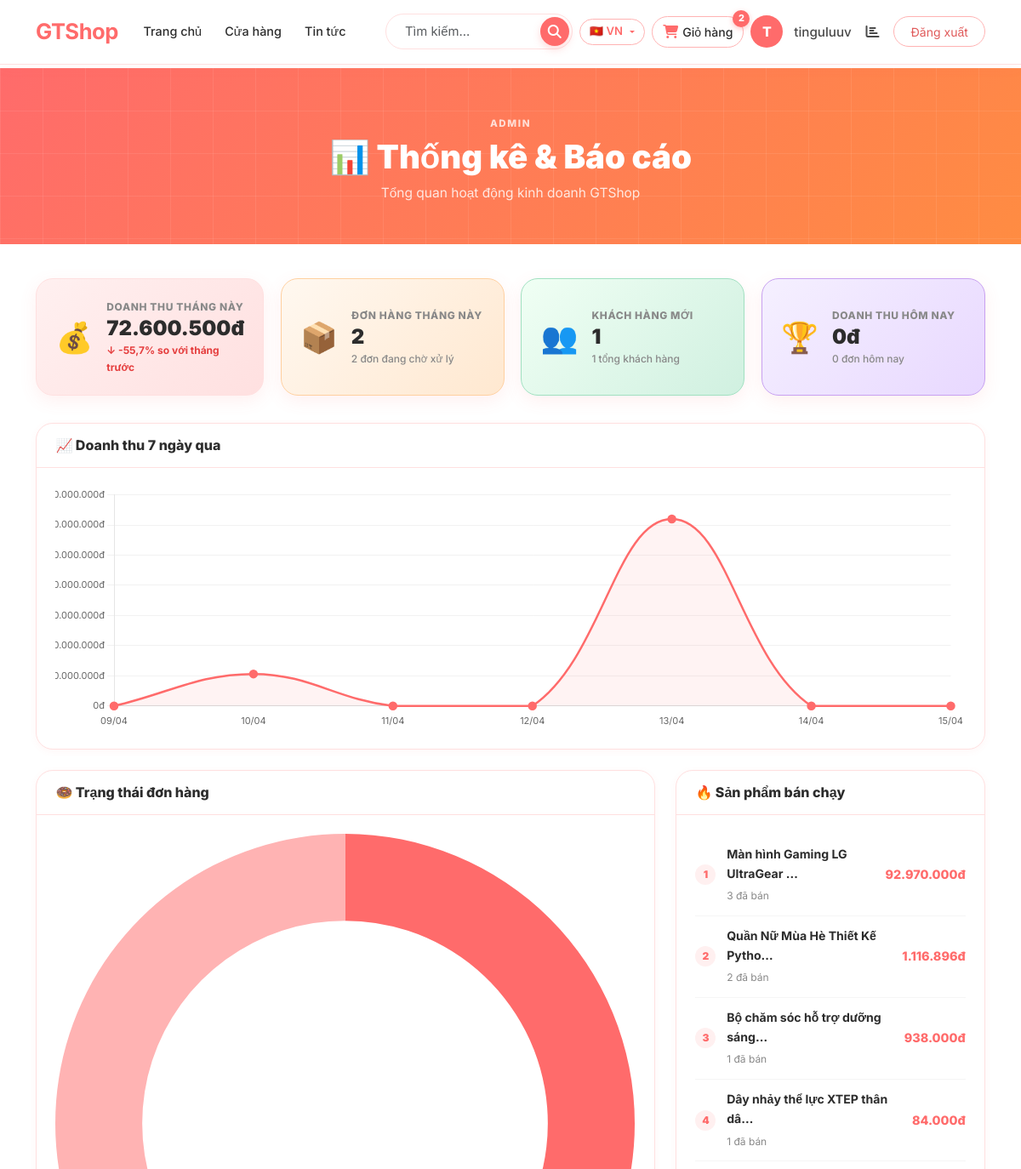
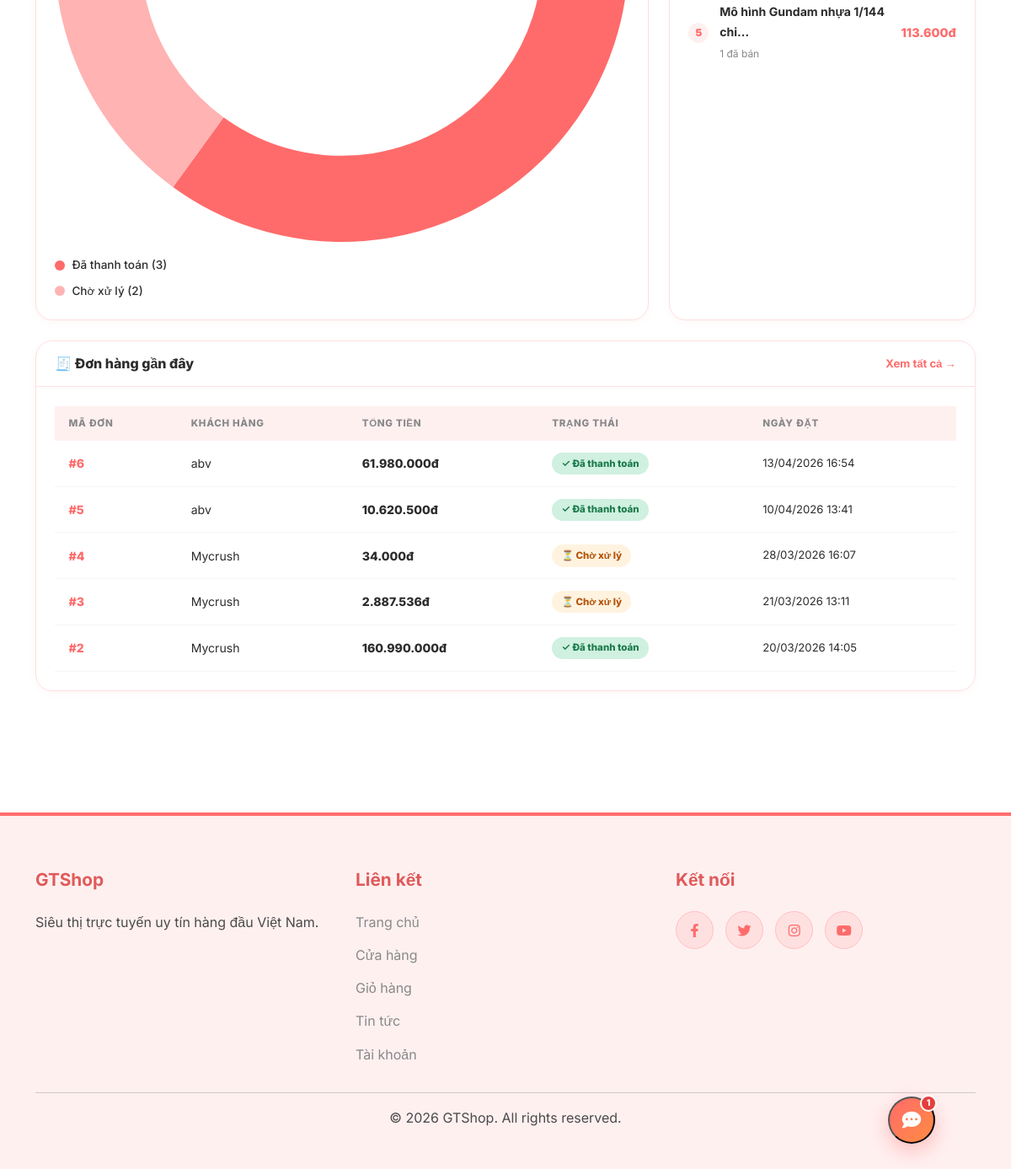
The page /stats/ (signed in) on the database its author committed (2 pictures, top to bottom).
### carts/models.py (models this page shows, shortened)
class Order(models.Model):
    user         = models.ForeignKey(User, on_delete=models.CASCADE)
    full_name    = models.CharField(max_length=100, verbose_name="Họ tên")
    phone        = models.CharField(max_length=20, verbose_name="Số điện thoại")
    address      = models.TextField(verbose_name="Địa chỉ")
    total        = models.DecimalField(max_digits=10, decimal_places=0, default=0, verbose_name="Tổng tiền")
    shipping_fee = models.DecimalField(max_digits=10, decimal_places=0, default=0, verbose_name="Phí vận chuyển")
    paid         = models.BooleanField(default=False, verbose_name="Đã thanh toán")
    created      = models.DateTimeField(auto_now_add=True, verbose_name="Ngày tạo")
    class Meta:
        verbose_name = "Đơn hàng"
        verbose_name_plural = "Đơn hàng"

### carts/stats_views.py (the view)
# urls.py: path('', stats_dashboard, name='stats_dashboard'),
@staff_member_required  # Chỉ admin/staff mới xem được
def stats_dashboard(request):
    today     = timezone.now().date()
    this_month_start = today.replace(day=1)
    last_month_start = (this_month_start - timedelta(days=1)).replace(day=1)
    last_month_end   = this_month_start - timedelta(days=1)
    revenue_today = Order.objects.filter(
        created__date=today
    ).aggregate(total=Sum('total'))['total'] or 0
    orders_today = Order.objects.filter(created__date=today).count()
    revenue_month = Order.objects.filter(
        created__date__gte=this_month_start
    ).aggregate(total=Sum('total'))['total'] or 0
    orders_month = Order.objects.filter(
        created__date__gte=this_month_start
    ).count()
    revenue_last_month = Order.objects.filter(
        created__date__gte=last_month_start,
        created__date__lte=last_month_end
    ).aggregate(total=Sum('total'))['total'] or 0
    if revenue_last_month > 0:
        revenue_growth = ((revenue_month - revenue_last_month) / revenue_last_month) * 100
    else:
        revenue_growth = 100.0
    orders_paid    = Order.objects.filter(paid=True).count()
    orders_pending = Order.objects.filter(paid=False).count()
    from django.contrib.auth.models import User
    total_users     = User.objects.filter(is_staff=False).count()
    new_users_month = User.objects.filter(
        date_joined__date__gte=this_month_start,
        is_staff=False
    ).count()
    top_products = OrderItem.objects.values(
        'product__name'
    ).annotate(
        total_qty=Sum('quantity'),
        total_revenue=Sum(F('quantity') * F('price'))
    ).order_by('-total_qty')[:5]
    revenue_labels = []
    revenue_data   = []
    for i in range(6, -1, -1):
        d = today - timedelta(days=i)
        label = d.strftime('%d/%m')
        rev = Order.objects.filter(
            created__date=d
        ).aggregate(total=Sum('total'))['total'] or 0
        revenue_labels.append(label)
        revenue_data.append(float(rev))
    recent_orders = Order.objects.select_related('user').order_by('-created')[:10]
    context = {
        'revenue_today':    revenue_today,
        'orders_today':     orders_today,
        'revenue_month':    revenue_month,
        'orders_month':     orders_month,
        'revenue_growth':   revenue_growth,
        'orders_paid':      orders_paid,
        'orders_pending':   orders_pending,
        'total_users':      total_users,
        'new_users_month':  new_users_month,
        'top_products':     top_products,
        'recent_orders':    recent_orders,
        'revenue_labels':   json.dumps(revenue_labels),
        'revenue_data':     json.dumps(revenue_data),
    }
    return render(request, 'stats/dashboard.html', context)

### GTshop/context_processors.py (called while the page is built)
def cart_count(request):
    cart = request.session.get('cart', {})
    count = sum(item['quantity'] for item in cart.values())
    return {'cart_count': count}

def lang_list(request):
    return {
        'lang_list': [
            ('vi',      '🇻🇳', 'Tiếng Việt'),
            ('en',      '🇺🇸', 'English'),
            ('zh-hans', '🇨🇳', '中文'),
            ('ja',      '🇯🇵', '日本語'),
            ('ru',      '🇷🇺', 'Русский'),
            ('km',      '🇰🇭', 'ភាសាខ្មែរ'),
        ]
    }

### store/templatetags/store_filters.py (called while the page is built)
@register.filter
def currency(value):
    try:
        v = int(value)
        return f"{v:,}đ".replace(',', '.')
    except (TypeError, ValueError):
        return str(value)

### templates/stats/dashboard.html (shortened to what this page needs)
{% extends 'base.html' %}
{% load i18n %}
{% load store_filters %}
{% block content %}
<div class="page-header">
  <div class="container">
    <p class="page-header-eyebrow">Admin</p>
    <h1 class="page-header-title">📊 {% trans "Thống kê & Báo cáo" %}</h1>
    <p class="page-header-subtitle">{% trans "Tổng quan hoạt động kinh doanh GTShop" %}</p>
  </div>
</div>
<div class="container stats-container">
  <div class="stats-kpi-grid">
    <div class="kpi-card kpi-card--pink">
      <div class="kpi-icon">💰</div>
      <div class="kpi-body">
        <span class="kpi-label">{% trans "Doanh thu tháng này" %}</span>
        <span class="kpi-value">{{ revenue_month|currency }}</span>
        <span class="kpi-sub {% if revenue_growth >= 0 %}kpi-sub--up{% else %}kpi-sub--down{% endif %}">
          {% if revenue_growth >= 0 %}↑{% else %}↓{% endif %}
          {{ revenue_growth|floatformat:1 }}% {% trans "so với tháng trước" %}
        </span>
      </div>
    </div>
    <div class="kpi-card kpi-card--orange">
      <div class="kpi-icon">📦</div>
      <div class="kpi-body">
        <span class="kpi-label">{% trans "Đơn hàng tháng này" %}</span>
        <span class="kpi-value">{{ orders_month }}</span>
        <span class="kpi-sub">{{ orders_pending }} {% trans "đơn đang chờ xử lý" %}</span>
      </div>
    </div>
    <div class="kpi-card kpi-card--green">
      <div class="kpi-icon">👥</div>
      <div class="kpi-body">
        <span class="kpi-label">{% trans "Khách hàng mới" %}</span>
        <span class="kpi-value">{{ new_users_month }}</span>
        <span class="kpi-sub">{{ total_users }} {% trans "tổng khách hàng" %}</span>
      </div>
    </div>
    <div class="kpi-card kpi-card--purple">
      <div class="kpi-icon">🏆</div>
      <div class="kpi-body">
        <span class="kpi-label">{% trans "Doanh thu hôm nay" %}</span>
        <span class="kpi-value">{{ revenue_today|currency }}</span>
        <span class="kpi-sub">{{ orders_today }} {% trans "đơn hôm nay" %}</span>
      </div>
    </div>
  </div>
  <div class="stats-main-grid">
    <div class="stats-card stats-card--wide">
      <div class="stats-card-header">
        <h3 class="stats-card-title">📈 {% trans "Doanh thu 7 ngày qua" %}</h3>
      </div>
      <div class="stats-card-body">
        <canvas id="revenueChart" height="80"></canvas>
      </div>
    </div>
    <div class="stats-card">
      <div class="stats-card-header">
        <h3 class="stats-card-title">🍩 {% trans "Trạng thái đơn hàng" %}</h3>
      </div>
      <div class="stats-card-body">
        <canvas id="statusChart" height="180"></canvas>
        <div class="pie-legend">
          <div class="pie-legend-item">
            <span class="pie-dot pie-dot--paid"></span>
            {% trans "Đã thanh toán" %} ({{ orders_paid }})
          </div>
          <div class="pie-legend-item">
            <span class="pie-dot pie-dot--pending"></span>
            {% trans "Chờ xử lý" %} ({{ orders_pending }})
          </div>
        </div>
      </div>
    </div>
    <div class="stats-card">
      <div class="stats-card-header">
        <h3 class="stats-card-title">🔥 {% trans "Sản phẩm bán chạy" %}</h3>
      </div>
      <div class="stats-card-body">
        {% for item in top_products %}
        <div class="top-product-row">
          <span class="top-product-rank">{{ forloop.counter }}</span>
          <div class="top-product-info">
            <span class="top-product-name">{{ item.product__name|truncatechars:30 }}</span>
            <span class="top-product-qty">{{ item.total_qty }} {% trans "đã bán" %}</span>
          </div>
          <span class="top-product-revenue">{{ item.total_revenue|currency }}</span>
        </div>
        {% empty %}
        <p class="text-muted text-center py-3">{% trans "Chưa có dữ liệu" %}</p>
        {% endfor %}
      </div>
    </div>
    <div class="stats-card stats-card--wide">
      <div class="stats-card-header">
        <h3 class="stats-card-title">🧾 {% trans "Đơn hàng gần đây" %}</h3>
        <a href="/admin/carts/order/" class="stats-card-link">{% trans "Xem tất cả" %} →</a>
      </div>
      <div class="stats-card-body">
        <div class="stats-table-wrap">
          <table class="stats-table">
            <thead>
              <tr>
                <th>{% trans "Mã đơn" %}</th>
                <th>{% trans "Khách hàng" %}</th>
                <th>{% trans "Tổng tiền" %}</th>
                <th>{% trans "Trạng thái" %}</th>
                <th>{% trans "Ngày đặt" %}</th>
              </tr>
            </thead>
            <tbody>
              {% for order in recent_orders %}
              <tr>
                <td><span class="order-id">#{{ order.id }}</span></td>
                <td>{{ order.user.username }}</td>
                <td class="order-amount">{{ order.total|currency }}</td>
                <td>
                  {% if order.paid %}
                    <span class="status-badge status-badge--paid">✓ {% trans "Đã thanh toán" %}</span>
                  {% else %}
                    <span class="status-badge status-badge--pending">⏳ {% trans "Chờ xử lý" %}</span>
                  {% endif %}
                </td>
                <td class="order-date">{{ order.created|date:"d/m/Y H:i" }}</td>
              </tr>
              {% empty %}
              <tr>
                <td colspan="5" class="text-center text-muted py-3">{% trans "Chưa có đơn hàng" %}</td>
              </tr>
              {% endfor %}
            </tbody>
          </table>
        </div>
      </div>
    </div>
  </div>
</div>
{% endblock %}
{% block extra_js %}
<script>
const revenueLabels = {{ revenue_labels|safe }};
const revenueData   = {{ revenue_data|safe }};
const rCtx = document.getElementById('revenueChart');
if (rCtx) {
  new Chart(rCtx, {
    type: 'line',
    data: {
      labels: revenueLabels,
      datasets: [{
        label: '{% trans "Doanh thu" %}',
        data: revenueData,
        borderColor: '#ff6b6b',
        backgroundColor: 'rgba(255,107,107,0.08)',
        borderWidth: 2.5,
        pointBackgroundColor: '#ff6b6b',
        pointRadius: 4,
        tension: 0.4,
        fill: true,
      }]
    },
    options: {
      responsive: true,
      plugins: { legend: { display: false } },
      scales: {
        y: {
          beginAtZero: true,
          ticks: {
            callback: v => v.toLocaleString('vi-VN') + 'đ',
            font: { family: 'Inter', size: 11 }
          },
          grid: { color: 'rgba(0,0,0,0.05)' }
        },
        x: {
          ticks: { font: { family: 'Inter', size: 11 } },
          grid: { display: false }
        }
      }
    }
  });
}
const sCtx = document.getElementById('statusChart');
if (sCtx) {
  new Chart(sCtx, {
    type: 'doughnut',
    data: {
      labels: ['{% trans "Đã thanh toán" %}', '{% trans "Chờ xử lý" %}'],
      datasets: [{
        data: [{{ orders_paid }}, {{ orders_pending }}],
        backgroundColor: ['#ff6b6b', '#ffb3b3'],
        borderWidth: 0,
      }]
    },
    options: {
      responsive: true,
      cutout: '70%',
      plugins: { legend: { display: false } }
    }
  });
}
</script>
{% endblock %}

### templates/base.html (shortened to what this page needs)
{% load static i18n %}
<!DOCTYPE html>
<html lang="{{ LANGUAGE_CODE }}">
<head>
  <link href="https://cdn.jsdelivr.net/npm/bootstrap@5.3.0/dist/css/bootstrap.min.css" rel="stylesheet">
  <link rel="stylesheet" href="https://cdnjs.cloudflare.com/ajax/libs/font-awesome/6.4.0/css/all.min.css">
  <link rel="stylesheet" href="{% static 'css/style.css' %}">
</head>
<body>
<nav class="navbar navbar-expand-lg fixed-top">
  <div class="container">
    <a class="navbar-brand fw-bold" href="{% url 'store:home' %}">GTShop</a>
    <div class="collapse navbar-collapse" id="navbarNav">
      <ul class="navbar-nav me-auto">
        <li class="nav-item">
          <a class="nav-link {% if request.path == '/' %}active{% endif %}"
             href="{% url 'store:home' %}">{% trans "Trang chủ" %}</a>
        </li>
        <li class="nav-item">
          <a class="nav-link {% if '/shop/' in request.path %}active{% endif %}"
             href="{% url 'store:shop' %}">{% trans "Cửa hàng" %}</a>
        </li>
        <li class="nav-item">
          <a class="nav-link" href="{% url 'blog:article_list' %}">{% trans "Tin tức" %}</a>
        </li>
      </ul>
      <form class="d-flex search-form me-2" action="{% url 'store:shop' %}" method="get">
        <input name="q" class="form-control" type="search"
               placeholder="{% trans 'Tìm kiếm...' %}" value="{{ request.GET.q }}">
        <button class="btn" type="submit"><i class="fas fa-search"></i></button>
      </form>
      <div class="d-flex align-items-center gap-2">
        <div class="dropdown lang-dropdown">
          <button class="btn lang-toggle dropdown-toggle" type="button"
                  data-bs-toggle="dropdown" aria-expanded="false">
            {% if LANGUAGE_CODE == 'vi' %}🇻🇳 VN
            {% elif LANGUAGE_CODE == 'en' %}🇺🇸 EN
            {% elif LANGUAGE_CODE == 'zh-hans' %}🇨🇳 ZH
            {% elif LANGUAGE_CODE == 'ja' %}🇯🇵 JA
            {% elif LANGUAGE_CODE == 'ru' %}🇷🇺 RU
            {% elif LANGUAGE_CODE == 'km' %}🇰🇭 KM
            {% else %}🌐 {{ LANGUAGE_CODE|upper }}{% endif %}
          </button>
        </div>
        <a class="nav-link cart-link position-relative {% if '/cart/' in request.path %}active{% endif %}"
           href="{% url 'carts:cart_detail' %}">
          <i class="fas fa-shopping-cart"></i>
          {% trans "Giỏ hàng" %}
          {% if cart_count > 0 %}
            <span class="cart-badge">{{ cart_count }}</span>
          {% endif %}
        </a>
        <div class="user-menu">
          {% if user.is_authenticated %}
            <a href="{% url 'my_account' %}" class="user-avatar" title="{{ user.username }}">
              {{ user.username|first|upper }}
            </a>
            <span class="username d-none d-xl-inline">{{ user.username }}</span>
            {% if user.is_staff %}
            <a href="{% url 'stats_dashboard' %}" class="nav-link px-1" title="{% trans 'Thống kê' %}">
              <i class="fas fa-chart-bar"></i>
            </a>
            {% endif %}
            <form method="post" action="{% url 'logout' %}" class="d-inline">
              <button type="submit" class="btn btn-outline-light btn-sm">
                {% trans "Đăng xuất" %}
              </button>
            </form>
          {% else %}
            <a class="nav-link" href="{% url 'login' %}">{% trans "Đăng nhập" %}</a>
            <a class="nav-link" href="{% url 'register' %}">{% trans "Đăng ký" %}</a>
          {% endif %}
        </div>
      </div>
    </div>
  </div>
</nav>
<main>
  {% block content %}{% endblock %}
</main>
<footer>
  <div class="container">
    <div class="row">
      <div class="col-md-4">
        <h5>GTShop</h5>
        <p>{% trans "Siêu thị trực tuyến uy tín hàng đầu Việt Nam." %}</p>
      </div>
      <div class="col-md-4">
        <h5>{% trans "Liên kết" %}</h5>
        <ul>
          <li><a href="{% url 'store:home' %}">{% trans "Trang chủ" %}</a></li>
          <li><a href="{% url 'store:shop' %}">{% trans "Cửa hàng" %}</a></li>
          <li><a href="{% url 'carts:cart_detail' %}">{% trans "Giỏ hàng" %}</a></li>
          <li><a href="{% url 'blog:article_list' %}">{% trans "Tin tức" %}</a></li>
          {% if user.is_authenticated %}
          <li><a href="{% url 'my_account' %}">{% trans "Tài khoản" %}</a></li>
          {% endif %}
        </ul>
      </div>
      <div class="col-md-4">
        <h5>{% trans "Kết nối" %}</h5>
        <div class="social-links">
          <a href="#"><i class="fab fa-facebook-f"></i></a>
          <a href="#"><i class="fab fa-twitter"></i></a>
          <a href="#"><i class="fab fa-instagram"></i></a>
          <a href="#"><i class="fab fa-youtube"></i></a>
        </div>
      </div>
    </div>
    <hr>
    <div class="text-center"><p>&copy; 2026 GTShop. All rights reserved.</p></div>
  </div>
</footer>
<button class="chatbot-bubble" id="chatbot-bubble" onclick="toggleChatbot()">
  <i class="fas fa-comment-dots" id="cb-open"></i>
  <span class="chatbot-unread" id="cb-unread">1</span>
</button>
{% block extra_js %}{% endblock %}
</body>
</html>

### rows shown on the page
Order: id "6", user.username "abv", total "61.980.000đ", created "13/04/2026 16:54"
Order: id "5", user.username "abv", total "10.620.500đ", created "10/04/2026 13:41"
Order: id "4", user.username "Mycrush", total "34.000đ", created "28/03/2026 16:07"
Order: id "3", user.username "Mycrush", total "2.887.536đ", created "21/03/2026 13:11"
Order: id "2", user.username "Mycrush", total "160.990.000đ", created "20/03/2026 14:05"

### other values the page prints
{{ cart_count }} "2"
{{ user.username|first|upper }} "T"
{{ user.username }} "tinguluuv"
{{ revenue_month|currency }} "72.600.500đ"
{{ revenue_growth|floatformat:1 }} "-55,7"
{{ orders_month }} "2"
{{ orders_pending }} "2"
{{ new_users_month }} "1"
{{ total_users }} "1"
{{ revenue_today|currency }} "0đ"
{{ orders_today }} "0"
{{ orders_paid }} "3"
{{ item.product__name|truncatechars:30 }} "Màn hình Gaming LG UltraGear …" "Quần Nữ Mùa Hè Thiết Kế Pytho…" "Bộ chăm sóc hỗ trợ dưỡng sáng…" "Dây nhảy thể lực XTEP thân dâ…" "Mô hình Gundam nhựa 1/144 chi…"
{{ item.total_qty }} "3" "2" "1" "1" "1"
{{ item.total_revenue|currency }} "92.970.000đ" "1.116.896đ" "938.000đ" "84.000đ" "113.600đ"
